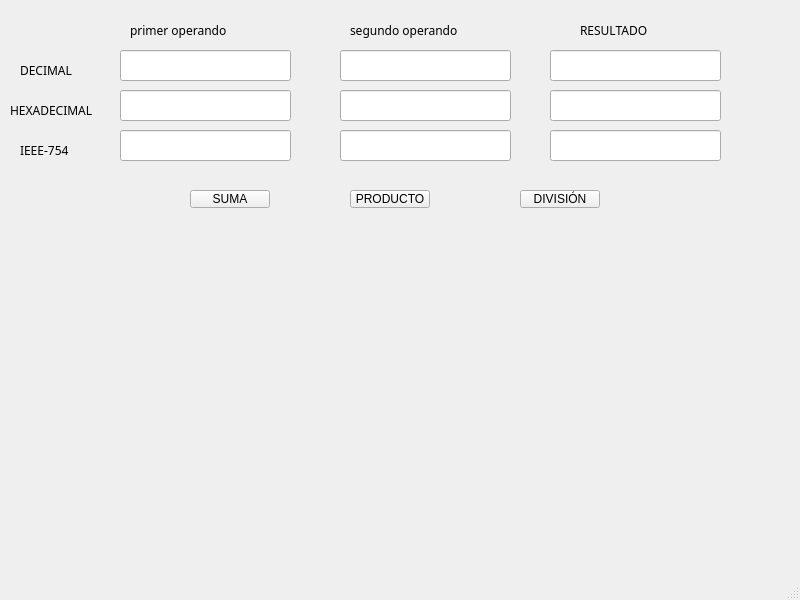
<?xml version="1.0" encoding="UTF-8"?>
<ui version="4.0">
 <class>MainWindow</class>
 <widget class="QMainWindow" name="MainWindow">
  <property name="geometry">
   <rect>
    <x>0</x>
    <y>0</y>
    <width>800</width>
    <height>600</height>
   </rect>
  </property>
  <property name="windowTitle">
   <string>MainWindow</string>
  </property>
  <widget class="QWidget" name="centralwidget">
   <widget class="QPushButton" name="suma">
    <property name="geometry">
     <rect>
      <x>190</x>
      <y>190</y>
      <width>80</width>
      <height>18</height>
     </rect>
    </property>
    <property name="text">
     <string>SUMA</string>
    </property>
   </widget>
   <widget class="QPushButton" name="division">
    <property name="geometry">
     <rect>
      <x>520</x>
      <y>190</y>
      <width>80</width>
      <height>18</height>
     </rect>
    </property>
    <property name="text">
     <string>DIVISIÓN</string>
    </property>
   </widget>
   <widget class="QPushButton" name="producto">
    <property name="geometry">
     <rect>
      <x>350</x>
      <y>190</y>
      <width>80</width>
      <height>18</height>
     </rect>
    </property>
    <property name="text">
     <string>PRODUCTO</string>
    </property>
   </widget>
   <widget class="QLabel" name="label">
    <property name="geometry">
     <rect>
      <x>130</x>
      <y>20</y>
      <width>181</width>
      <height>20</height>
     </rect>
    </property>
    <property name="font">
     <font>
      <family>ROG Fonts</family>
     </font>
    </property>
    <property name="text">
     <string>primer operando</string>
    </property>
   </widget>
   <widget class="QLabel" name="label_2">
    <property name="geometry">
     <rect>
      <x>350</x>
      <y>20</y>
      <width>211</width>
      <height>20</height>
     </rect>
    </property>
    <property name="font">
     <font>
      <family>ROG Fonts</family>
     </font>
    </property>
    <property name="text">
     <string>segundo operando</string>
    </property>
   </widget>
   <widget class="QLabel" name="label_3">
    <property name="geometry">
     <rect>
      <x>580</x>
      <y>20</y>
      <width>111</width>
      <height>20</height>
     </rect>
    </property>
    <property name="font">
     <font>
      <family>ROG Fonts</family>
     </font>
    </property>
    <property name="text">
     <string>RESULTADO</string>
    </property>
   </widget>
   <widget class="QLabel" name="label_4">
    <property name="geometry">
     <rect>
      <x>20</x>
      <y>60</y>
      <width>61</width>
      <height>20</height>
     </rect>
    </property>
    <property name="font">
     <font>
      <family>ROG Fonts</family>
     </font>
    </property>
    <property name="text">
     <string>DECIMAL</string>
    </property>
   </widget>
   <widget class="QLabel" name="label_5">
    <property name="geometry">
     <rect>
      <x>10</x>
      <y>100</y>
      <width>101</width>
      <height>20</height>
     </rect>
    </property>
    <property name="font">
     <font>
      <family>ROG Fonts</family>
     </font>
    </property>
    <property name="text">
     <string>HEXADECIMAL</string>
    </property>
   </widget>
   <widget class="QLabel" name="label_6">
    <property name="geometry">
     <rect>
      <x>20</x>
      <y>140</y>
      <width>61</width>
      <height>20</height>
     </rect>
    </property>
    <property name="font">
     <font>
      <family>ROG Fonts</family>
     </font>
    </property>
    <property name="text">
     <string>IEEE-754</string>
    </property>
   </widget>
   <widget class="QLineEdit" name="op1dec">
    <property name="geometry">
     <rect>
      <x>120</x>
      <y>50</y>
      <width>171</width>
      <height>31</height>
     </rect>
    </property>
   </widget>
   <widget class="QLineEdit" name="op1hex">
    <property name="geometry">
     <rect>
      <x>120</x>
      <y>90</y>
      <width>171</width>
      <height>31</height>
     </rect>
    </property>
   </widget>
   <widget class="QLineEdit" name="op1IEE">
    <property name="geometry">
     <rect>
      <x>120</x>
      <y>130</y>
      <width>171</width>
      <height>31</height>
     </rect>
    </property>
   </widget>
   <widget class="QLineEdit" name="op2dec">
    <property name="geometry">
     <rect>
      <x>340</x>
      <y>50</y>
      <width>171</width>
      <height>31</height>
     </rect>
    </property>
   </widget>
   <widget class="QLineEdit" name="op2IEE">
    <property name="geometry">
     <rect>
      <x>340</x>
      <y>130</y>
      <width>171</width>
      <height>31</height>
     </rect>
    </property>
   </widget>
   <widget class="QLineEdit" name="op2hex">
    <property name="geometry">
     <rect>
      <x>340</x>
      <y>90</y>
      <width>171</width>
      <height>31</height>
     </rect>
    </property>
   </widget>
   <widget class="QLineEdit" name="result1">
    <property name="geometry">
     <rect>
      <x>550</x>
      <y>50</y>
      <width>171</width>
      <height>31</height>
     </rect>
    </property>
   </widget>
   <widget class="QLineEdit" name="result3">
    <property name="geometry">
     <rect>
      <x>550</x>
      <y>130</y>
      <width>171</width>
      <height>31</height>
     </rect>
    </property>
   </widget>
   <widget class="QLineEdit" name="result2">
    <property name="geometry">
     <rect>
      <x>550</x>
      <y>90</y>
      <width>171</width>
      <height>31</height>
     </rect>
    </property>
   </widget>
  </widget>
  <widget class="QMenuBar" name="menubar">
   <property name="geometry">
    <rect>
     <x>0</x>
     <y>0</y>
     <width>800</width>
     <height>17</height>
    </rect>
   </property>
  </widget>
  <widget class="QStatusBar" name="statusbar"/>
 </widget>
 <resources/>
 <connections/>
</ui>
